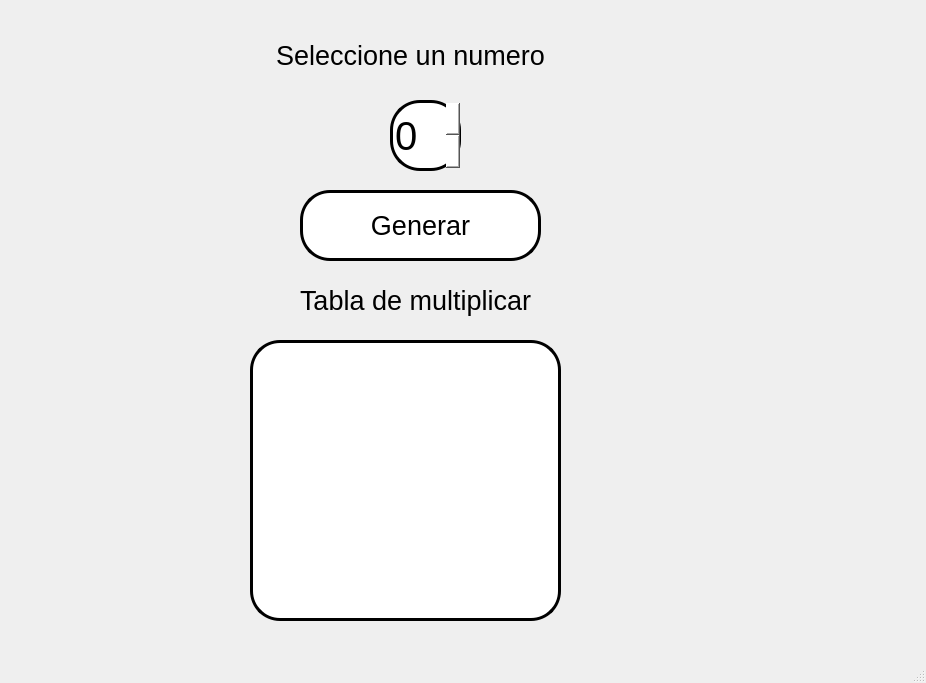
<?xml version="1.0" encoding="UTF-8"?>
<ui version="4.0">
 <class>MainWindow</class>
 <widget class="QMainWindow" name="MainWindow">
  <property name="geometry">
   <rect>
    <x>0</x>
    <y>0</y>
    <width>926</width>
    <height>683</height>
   </rect>
  </property>
  <property name="windowTitle">
   <string>MainWindow</string>
  </property>
  <widget class="QWidget" name="centralwidget">
   <widget class="QLabel" name="label_5">
    <property name="geometry">
     <rect>
      <x>170</x>
      <y>270</y>
      <width>491</width>
      <height>61</height>
     </rect>
    </property>
    <property name="font">
     <font>
      <pointsize>20</pointsize>
     </font>
    </property>
    <property name="text">
     <string>Tabla de multiplicar</string>
    </property>
    <property name="alignment">
     <set>Qt::AlignCenter</set>
    </property>
   </widget>
   <widget class="QLabel" name="label">
    <property name="geometry">
     <rect>
      <x>20</x>
      <y>40</y>
      <width>161</width>
      <height>141</height>
     </rect>
    </property>
    <property name="styleSheet">
     <string notr="true"/>
    </property>
    <property name="text">
     <string/>
    </property>
    <property name="pixmap">
     <pixmap resource="../../Archivos/Recursos.qrc">:/UAT LOGOS/Logo UAT.png</pixmap>
    </property>
    <property name="scaledContents">
     <bool>true</bool>
    </property>
   </widget>
   <widget class="QLabel" name="label_3">
    <property name="geometry">
     <rect>
      <x>640</x>
      <y>0</y>
      <width>281</width>
      <height>211</height>
     </rect>
    </property>
    <property name="styleSheet">
     <string notr="true"/>
    </property>
    <property name="text">
     <string/>
    </property>
    <property name="pixmap">
     <pixmap resource="../../Archivos/Recursos.qrc">:/UAT LOGOS/logo facultad de ingenieria uat.png</pixmap>
    </property>
    <property name="scaledContents">
     <bool>true</bool>
    </property>
   </widget>
   <widget class="QLabel" name="label_7">
    <property name="geometry">
     <rect>
      <x>710</x>
      <y>440</y>
      <width>191</width>
      <height>181</height>
     </rect>
    </property>
    <property name="styleSheet">
     <string notr="true"/>
    </property>
    <property name="text">
     <string/>
    </property>
    <property name="pixmap">
     <pixmap resource="../../Archivos/Recursos.qrc">:/Equipo LOGO/logo equipo 3.jpg</pixmap>
    </property>
    <property name="scaledContents">
     <bool>true</bool>
    </property>
   </widget>
   <widget class="QLabel" name="label_2">
    <property name="geometry">
     <rect>
      <x>240</x>
      <y>30</y>
      <width>341</width>
      <height>51</height>
     </rect>
    </property>
    <property name="font">
     <font>
      <pointsize>20</pointsize>
     </font>
    </property>
    <property name="text">
     <string>Seleccione un numero</string>
    </property>
    <property name="alignment">
     <set>Qt::AlignCenter</set>
    </property>
   </widget>
   <widget class="QPushButton" name="btn_generar">
    <property name="geometry">
     <rect>
      <x>300</x>
      <y>190</y>
      <width>241</width>
      <height>71</height>
     </rect>
    </property>
    <property name="font">
     <font>
      <pointsize>20</pointsize>
     </font>
    </property>
    <property name="styleSheet">
     <string notr="true">background-color: rgb(255, 255, 255);
border-radius: 30px;
border: 3px solid black;</string>
    </property>
    <property name="text">
     <string>Generar</string>
    </property>
   </widget>
   <widget class="QSpinBox" name="spinBox">
    <property name="geometry">
     <rect>
      <x>390</x>
      <y>100</y>
      <width>71</width>
      <height>71</height>
     </rect>
    </property>
    <property name="font">
     <font>
      <pointsize>30</pointsize>
     </font>
    </property>
    <property name="styleSheet">
     <string notr="true">background-color: rgb(255, 255, 255);
border-radius: 30px;
border: 3px solid black;</string>
    </property>
   </widget>
   <widget class="QTextEdit" name="txt_tabla">
    <property name="geometry">
     <rect>
      <x>250</x>
      <y>340</y>
      <width>311</width>
      <height>281</height>
     </rect>
    </property>
    <property name="font">
     <font>
      <pointsize>12</pointsize>
     </font>
    </property>
    <property name="styleSheet">
     <string notr="true">background-color: rgb(255, 255, 255);
border-radius: 30px;
border: 3px solid black;</string>
    </property>
   </widget>
  </widget>
  <widget class="QMenuBar" name="menubar">
   <property name="geometry">
    <rect>
     <x>0</x>
     <y>0</y>
     <width>926</width>
     <height>26</height>
    </rect>
   </property>
  </widget>
  <widget class="QStatusBar" name="statusbar"/>
 </widget>
 <resources>
  <include location="../../Archivos/Recursos.qrc"/>
 </resources>
 <connections/>
</ui>
